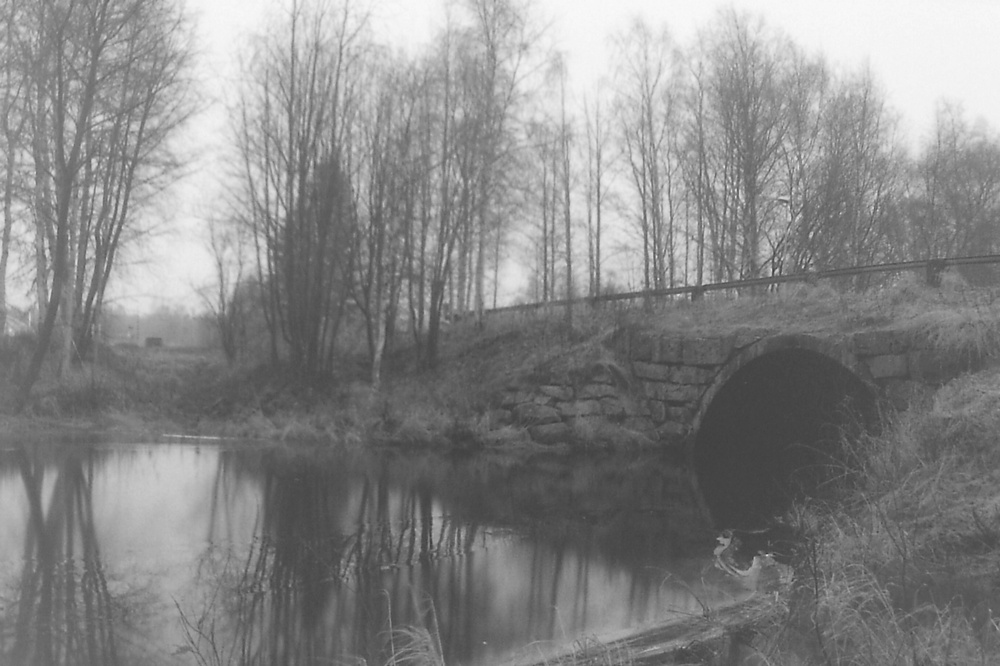
#> input picture HW3/River.jpg, 1000 x 666 px, shrunk from 1400 x 933 before the run, found by its file name
$ jupyter execute Q2.ipynb
#> lines starting #> are read from the running program, lines starting #| are printed output that depends on the picture
[cell 1]
# Import Your Libraries
import numpy as np
import cv2
import matplotlib.pyplot as plt

## Part 1

### Your Histogram Equalization Function

[cell 2]
BRIGHTNESS_LAYERS = 256

def hist_equ(image):
    '''
    input:
    image (ndarray): input image
    output:
    output_image (ndarray): enhanced image
    '''

    ############
    # Your code
    # Start
    pdf = np.zeros(BRIGHTNESS_LAYERS)

    for pixel in np.nditer(image) :
      pdf[np.round_(pixel)] += 1

    cdf = np.zeros(BRIGHTNESS_LAYERS)
    cdf[0] = pdf[0]
    for pixel_iterator in range(1,BRIGHTNESS_LAYERS) :
      cdf[pixel_iterator] = cdf[pixel_iterator-1] + pdf [pixel_iterator]

    height , width = image.shape
    n = height * width
    tr = (cdf / n) * (BRIGHTNESS_LAYERS - 1)

    output_image = np.zeros((1,height * width))

    output_index = 0
    for pixel in np.nditer(image) :
      output_image[0,output_index]= tr[np.round_(pixel)]
      output_index += 1

    output_image = output_image.reshape(image.shape)
    assert image.shape == output_image.shape
    # End

    return output_image

[cell 3]
img = cv2.imread('/content/River.jpg', 0)
#> img is the input picture: shape (666, 1000); min 52, max 249, mean 135

plt.hist(img.flatten(),256,[0,256], color = 'r')
plt.show()
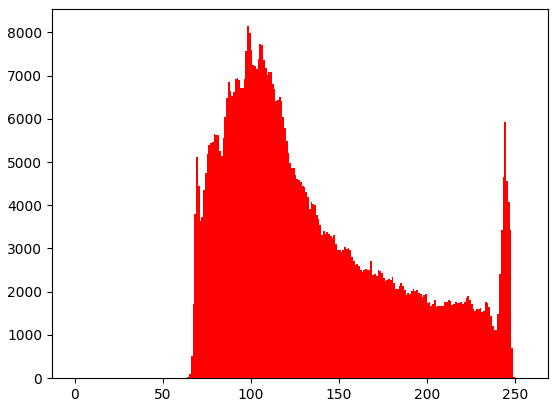
#> figure drawn by matplotlib, 1 panel; tallest bar 8141 high, from x = 98 to 99

### YOUR CODE ###
# START
equ = hist_equ(img)
#> the loop in hist_equ, `for pixel in np.nditer(image) :` made 666000 passes
#> pixel on passes 1 to 3: 186, 182, 173
#> after the loop in hist_equ, `for pixel in np.nditer(image) :`: pdf = 256 values, max 8141 at index 98, min 0 at index 0, mean 2601.6
#> after the loop in hist_equ, `for pixel_iterator in range(1,BRIGHTNESS_LAYERS) :`: cdf = 256 values from 0 to 666000
#> in hist_equ, `tr = (cdf / n) * (BRIGHTNESS_LAYERS - 1)`: tr = 256 values from 0 to 255
#> after the loop in hist_equ, `for pixel in np.nditer(image) :`: output_index = 666000
#> in hist_equ, `output_image = output_image.reshape(image.shape)`:
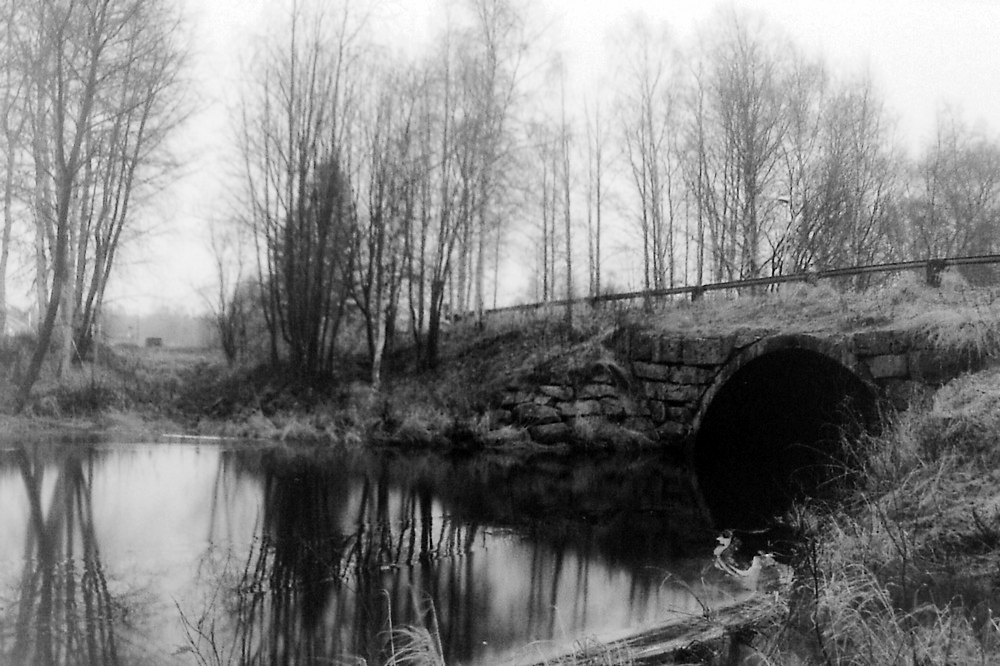
#> output_image: shape (666, 1000) float64; min 0.000383, max 255, mean 128.4
# END

plt.hist(equ.flatten(),256,[0,256], color = 'r')
plt.show()
#> figure, not shown here; tallest bar 8141 high, from x = 69 to 70

res = np.hstack((img, equ)) #stacking images side-by-side
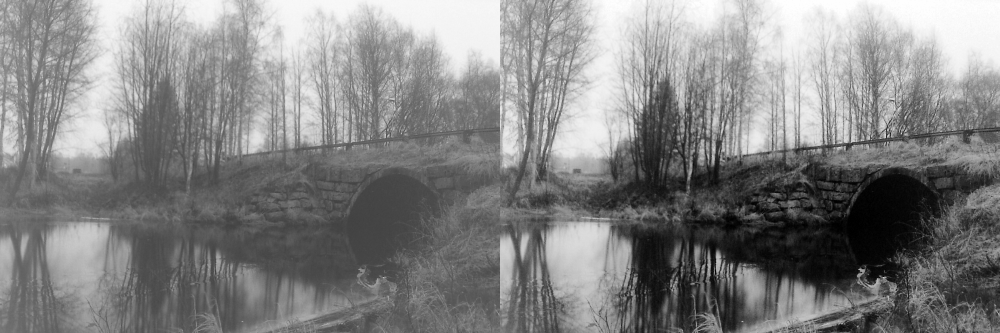
#> res: shape (666, 2000) float64 (shown at 1/2 size); min 0.000383, max 255, mean 131.7

plt.figure(figsize=(16, 16))
plt.imshow(res, cmap='gray')

### Histogram Equalization OpenCV Library

[cell 4]
img = cv2.imread('/content/River.jpg', 0)

### YOUR CODE ###
# START
equ = cv2.equalizeHist(img)
# END

plt.hist(equ.flatten(),256,[0,256], color = 'r')
plt.show()
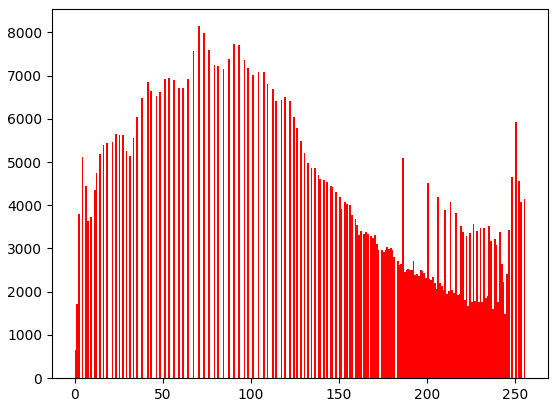
#> figure drawn by matplotlib, 1 panel; tallest bar 8141 high, from x = 70 to 71

res = np.hstack((img, equ)) #stacking images side-by-side

plt.figure(figsize=(16, 16))
plt.imshow(res, cmap='gray')

## Part 2

### CLAHE OpenCV Library

[cell 5]
def CLAHE(image, gridSize, clip_limit):
    '''
    inputs:
    image (ndarray): input image
    gridSize (tuple): window size
    clip_limit (int): threshold for contrast limiting
    output:
    output_image (ndarray): improved image
    '''

    ############
    # Your code
    # Start

    # End

    return output_image

[cell 6]
img = cv2.imread('/content/River.jpg', 0)

### YOUR CODE ###
# START
clahe = cv2.createCLAHE(clipLimit=2.0, tileGridSize=(8,8))
clh = clahe.apply(img)
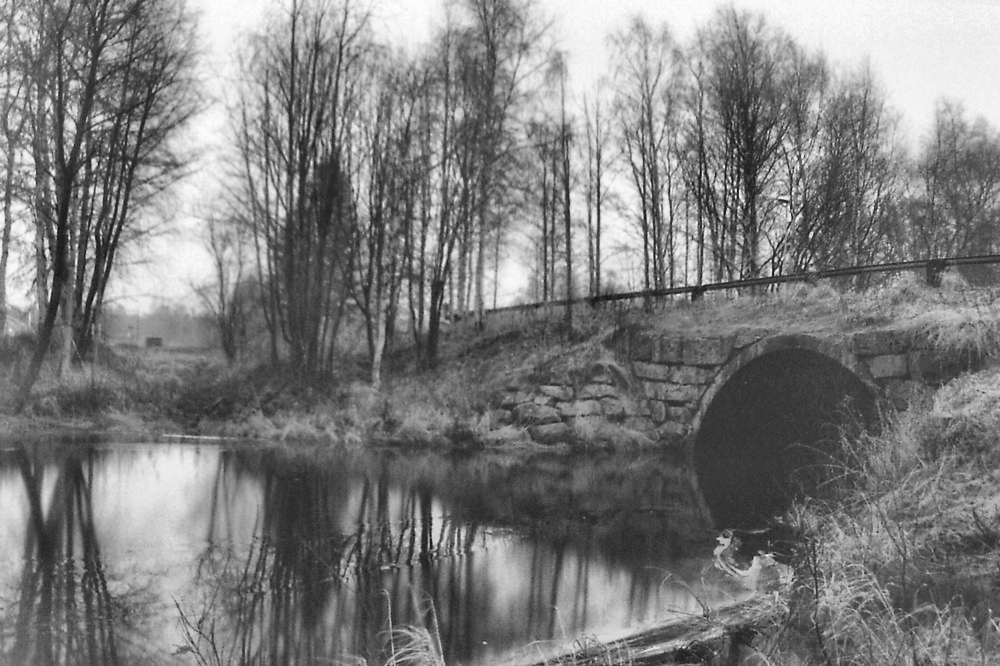
#> clh: shape (666, 1000); min 16, max 254, mean 125.2
# END

res = np.hstack((img, clh)) #stacking images side-by-side
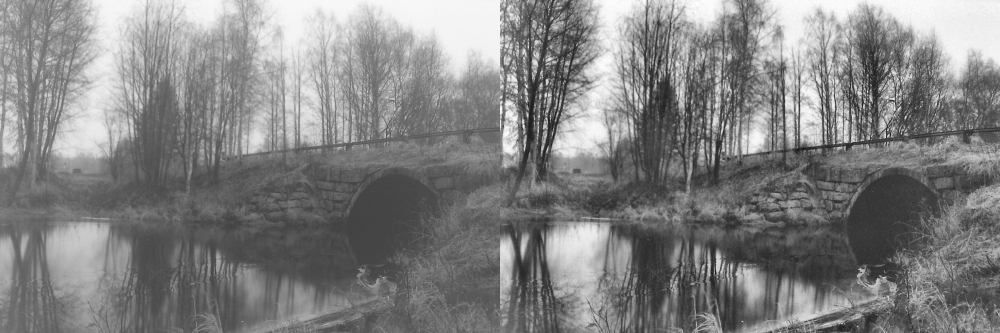
#> res: shape (666, 2000) (shown at 1/2 size); min 16, max 254, mean 130.1

plt.figure(figsize=(16, 16))
plt.imshow(res, cmap='gray')

## Part 3
Repeat for City image

[cell 7]
img = cv2.imread('/content/City.jpg', 0)
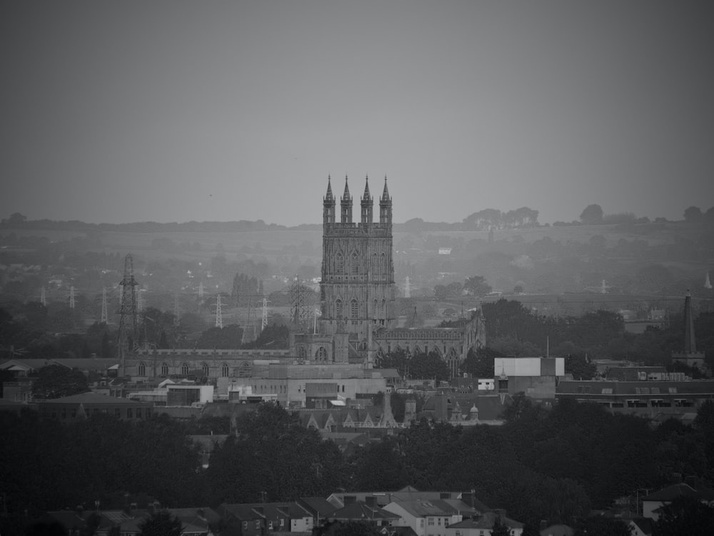
#> input picture HW3/City.jpg, 714 x 536 px, shrunk from 1000 x 751 before the run, found by its file name
#> img: shape (536, 714); min 3, max 195, mean 91.7

# my method
my_equ = hist_equ(img)
#> the loop in hist_equ (call 2), `for pixel in np.nditer(image) :` made 382704 passes
#> pixel on passes 1 to 3: 60, 60, 61
#> after the loop in hist_equ (call 2), `for pixel in np.nditer(image) :`: pdf = 256 values, max 3450 at index 130, min 0 at index 0, mean 1494.9
#> after the loop in hist_equ (call 2), `for pixel_iterator in range(1,BRIGHTNESS_LAYERS) :`: cdf = 256 values from 0 to 382704
#> after the loop in hist_equ (call 2), `for pixel in np.nditer(image) :`: output_index = 382704
#> in hist_equ (call 2), `output_image = output_image.reshape(image.shape)`:
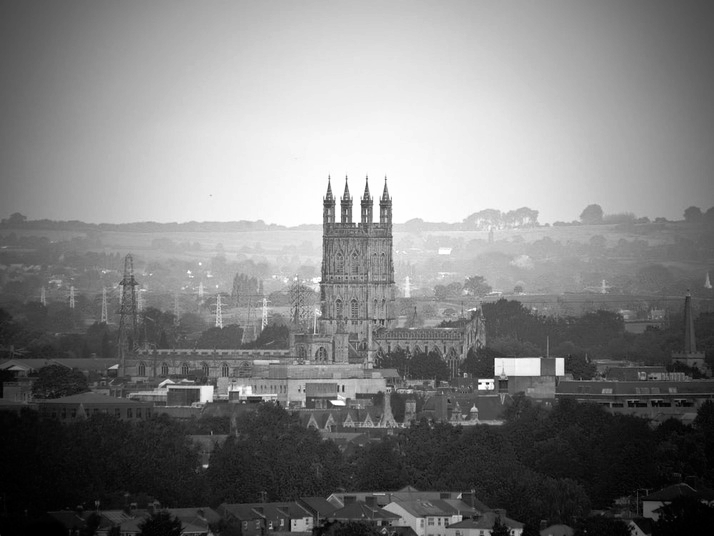
#> output_image: shape (536, 714) float64; min 0.0113, max 255, mean 128.4

# equalHist
equ = cv2.equalizeHist(img)
#> equ: shape (536, 714)

# CLAHE
clahe = cv2.createCLAHE(clipLimit=2.0, tileGridSize=(8,8))
clh = clahe.apply(img)
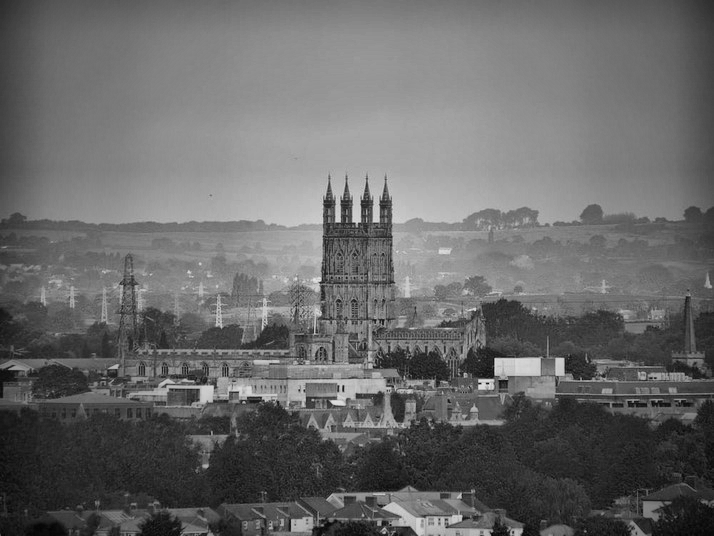
#> clh: shape (536, 714); min 4, max 230, mean 104.7

# showing side-by-side
# add title for this
# res = np.hstack((img,my_equ , equ, clh))
# plt.figure(figsize=(16, 16))
# plt.imshow(res, cmap='gray')

f, axarr = plt.subplots(2,2,figsize=(16, 13))

axarr[0,0].imshow(img, cmap='gray')
axarr[0,0].title.set_text('image')

axarr[0,1].imshow(my_equ, cmap='gray')
axarr[0,1].title.set_text('my histogram equalization')

axarr[1,0].imshow(equ, cmap='gray')
axarr[1,0].title.set_text('openCV hist_equ')

axarr[1,1].imshow(clh, cmap='gray')
axarr[1,1].title.set_text('CLAHE')

[cell 8]
f, axarr = plt.subplots(2,2,figsize=(16, 13))

axarr[0,0].hist(img.flatten(),256,[0,256], color = 'r')
# axarr[0,0].show()

axarr[0,1].hist(my_equ.flatten(),256,[0,256], color = 'r')
# axarr[0,1].show()

axarr[1,0].hist(equ.flatten(),256,[0,256], color = 'r')
# axarr[1,0].show()

axarr[1,1].hist(clh.flatten(),256,[0,256], color = 'r')
# axarr[1,1].show()
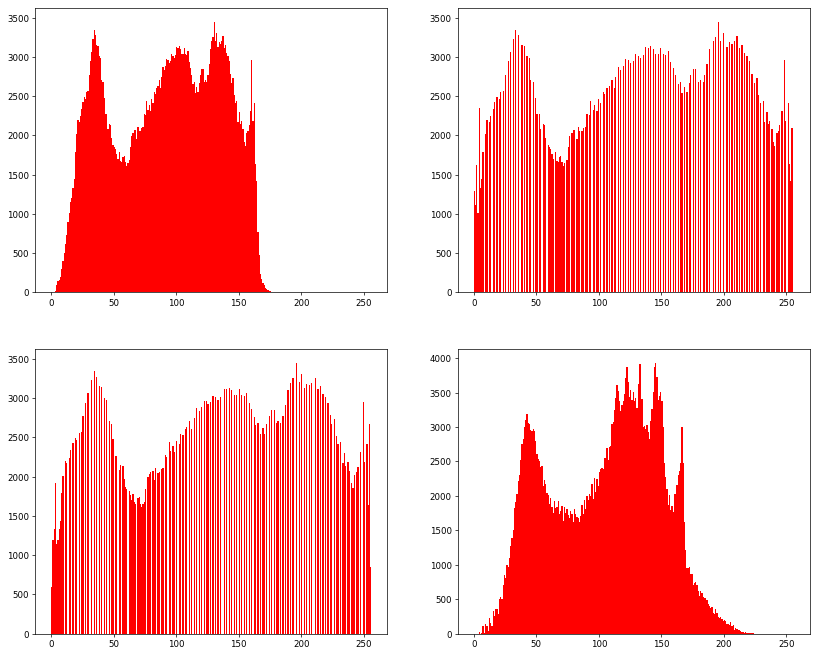
#> figure drawn by matplotlib, 4 panels; panel 1: tallest bar 3450 high, from x = 130 to 131; panel 2: tallest bar 3450 high, from x = 195 to 196; panel 3: tallest bar 3450 high, from x = 196 to 197; panel 4: tallest bar 3932 high, from x = 145 to 146
